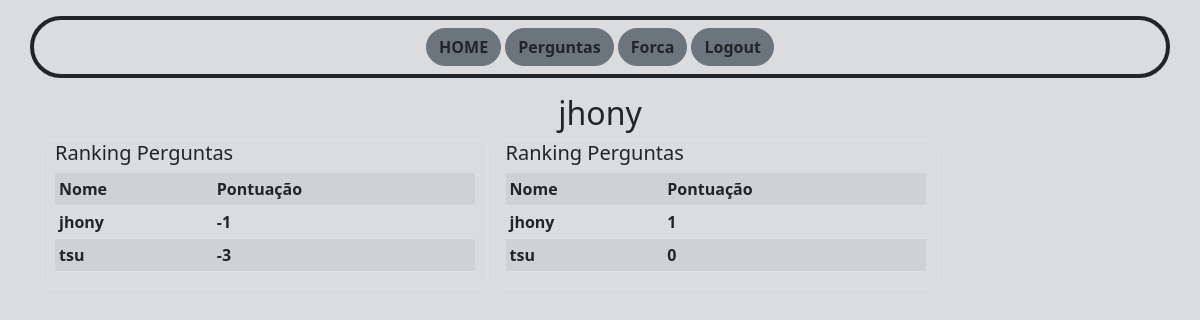
Screenshot of / (signed in) with the database file from the repository.
### apps/usuarios/models.py (models this page shows)
class Ranking(models.Model):
    user = models.OneToOneField(User, primary_key=User, related_name='Ranking' ,  on_delete=models.CASCADE)
    pontos_pergunta = models.IntegerField(default=0)
    pontos_forca = models.IntegerField(default=0)
    pontos_rpg = models.IntegerField(default=0)

### setup/views.py (the view)
# urls.py: path('', index, name='index'),
def index(request):
    ranking_pergunta = Ranking.objects.all().order_by('-pontos_pergunta')
    ranking_forca = Ranking.objects.all().order_by('-pontos_forca')
    contexto = {
        'ranking_pergunta':ranking_pergunta,
        'ranking_forca':ranking_forca,
    }
    return render(request, 'index.html', contexto)

### templates/index.html (shortened to what this page needs)
{% load static %}
<!DOCTYPE HTML>
    <html>
        <head>
            <link rel="stylesheet" href="{% static 'bootstrap.css' %}">
        </head>
        <body class="bg-secondary bg-opacity-25">
            <header class="text-center">
                <nav class="container mx-auto text-center border border-dark border-4 rounded-pill p-2 m-3">
                    <a class="btn btn-secondary text-dark fs-6 fw-bold rounded-pill" href="{% url 'index' %}">HOME</a>
                    <a class="btn btn-secondary text-dark fs-6 fw-bold text-dark rounded-pill" href="{% url 'perguntas' %}">Perguntas</a>
                    <a class="btn btn-secondary text-dark fs-6 fw-bold text-dark rounded-pill" href="{% url 'forca' %}">Forca</a>
                    {% if user.is_authenticated %}
                    <a class="btn btn-secondary text-dark fs-6 fw-bold text-dark rounded-pill" href="{% url 'logout' %}">Logout</a>
                    {% else %}
                    <a class="btn btn-secondary text-dark fs-6 fw-bold text-dark rounded-pill" href="{% url 'cadastro' %}">Cadastro</a>
                    <a class="btn btn-secondary text-dark fs-6 fw-bold text-dark rounded-pill" href="{% url 'login' %}">Login</a>
                    {% endif %}
                </nav>
                <h2>{{ user.username }}</h2>
            </header>
            <div class='container'>
            {% if ranking_pergunta %}
            <div class='container border rounded-3' style="width: 40%;display: inline-block;">
                <h5>Ranking Perguntas</h5>
                <table class="table table-sm table-striped table-hover">
                    <tr>
                        <th>Nome</th>
                        <th>Pontuação</th>
                    </tr>
                    {% for r in ranking_pergunta %}
                        <tr>
                            <th>{{ r.user }}</th>
                            <th>{{ r.pontos_pergunta }}</th>
                        </tr>
                    {% endfor %}
                </table>
            </div>
            {% endif %}
            {% if ranking_forca %}
            <div class='container border rounded-3' style="width: 40%;display: inline-block;">
                <h5>Ranking Perguntas</h5>
                <table class="table table-sm table-striped table-hover">
                    <tr>
                        <th>Nome</th>
                        <th>Pontuação</th>
                    </tr>
                    {% for r in ranking_forca %}
                        <tr>
                            <th>{{ r.user }}</th>
                            <th>{{ r.pontos_forca }}</th>
                        </tr>
                    {% endfor %}
                </table>
            </div>
            {% endif %}
            </div>
        </body>
</html>

### rows the page displays
Ranking: user "jhony", pontos_pergunta "-1", pontos_forca "1"
Ranking: user "tsu", pontos_pergunta "-3", pontos_forca "0"

### other values shown
{{ user.username }} "jhony"
